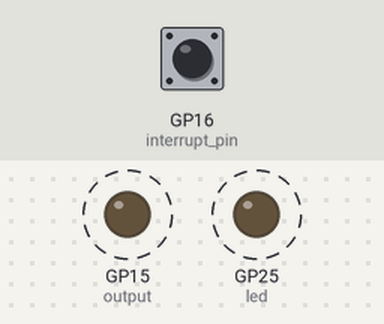
The program below on a simulated Raspberry Pi Pico running MicroPython. On the bench: output pins drawn as LEDs (lit = HIGH). Dashed ring = blinking. Inputs (shaded band) come from the test bench; at power-on: GP16 (interrupt_pin) HIGH. What the program prints to the serial console is not drawn.

Above: at 1.2 s.
1.3 s: GP16 (interrupt_pin) pulled LOW for 0.15 s
Timing chart, 0 to 10.3 s (numbered marks = the images above; inputs shaded):
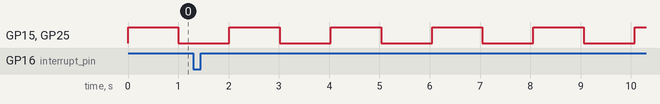

The program:

Single_Pico_Code.py
```python
import struct
import utime
import ustruct
import machine
import math
from machine import UART, Pin
uart = UART(0, 9600, tx=Pin(0), rx=Pin(1), parity = None, stop = 2)
#led setup
led = machine.Pin(25, machine.Pin.OUT)  # Define the LED pin
# LED is turned on to indicate that the system is running
# control pins
trigger_pin = machine.Pin(14, machine.Pin.OUT)
output = machine.Pin(15, machine.Pin.OUT)
# Set constants
speed_of_sound_75f = 1480
start_time = 0
end_time = 0
init = 0
inc = 15
# Function to send square wave and take start_time
def truncate(distance):
    rounded_dist = math.trunc(distance)
    decimal_val = distance - rounded_dist
    decimal_val = decimal_val * 100
    decimal_val = math.trunc(decimal_val)
    decimal_val = decimal_val / 100
    final_dist = rounded_dist + decimal_val
    return final_dist

def pulse():
    global start_time
    led.value(True)
    output.value(1)
    start_time = utime.ticks_us()
    utime.sleep_ms(1000)
    output.value(0)
    led.value(False)
def first():
    global init
    if init == 0:
        uart.write(' ')
    init = init + 1

def send_distance(distance):
    pack = str(truncate(distance))
    first()
    uart.write(pack + "m")


# Input data and calc distance
def listening_branch(interrupt_pin):

    global end_time
    global start_time
    end_time = utime.ticks_us()-30
    time_diff = end_time - start_time
    time_diff = time_diff/1000000.0
    distance = speed_of_sound_75f * time_diff / 2
    print("Distance: {:.2f}".format(distance))
    send_distance(distance)
# Listening_branch pulse
interrupt_pin = Pin(16, Pin.IN, Pin.PULL_UP)
interrupt_pin.irq(handler=listening_branch, trigger=Pin.IRQ_FALLING)  # Interrupt routine
# Ping every 2 sec
while True:
    pulse()
    #trigger_pin.value(1)
    utime.sleep_ms(inc)
    #trigger_pin.value(0)
    utime.sleep_ms(1000)
```

Measured:
- by itself, GP15 (output), GP25 (led): alternates HIGH for 1.0 s and LOW for 1.0 s
